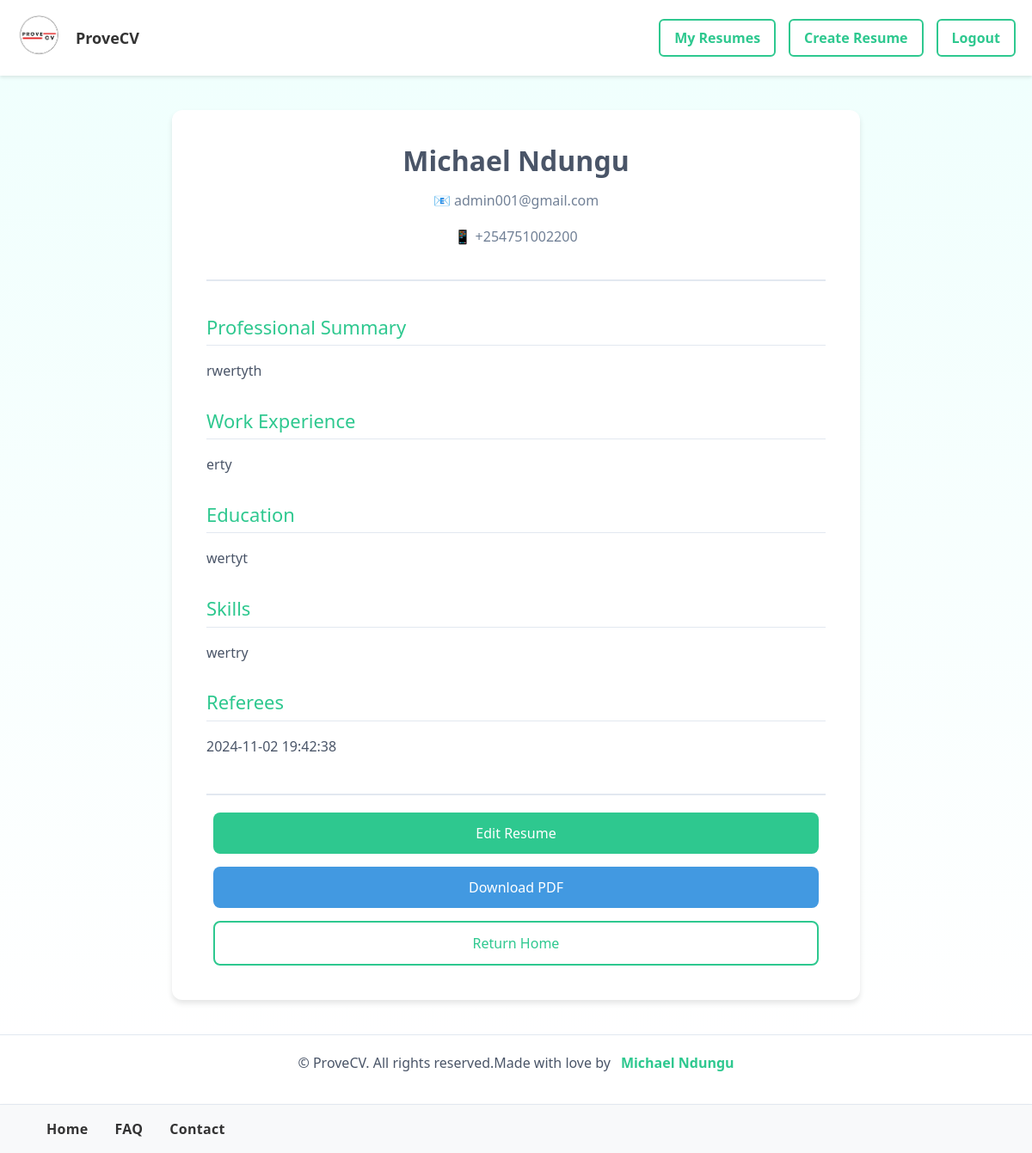
The page /view/2 (signed in) on the database its author committed.
### tables this page shows
CREATE TABLE resumes (
            id INTEGER PRIMARY KEY AUTOINCREMENT,
            name TEXT NOT NULL,
            email TEXT NOT NULL,
            phone TEXT,
            summary TEXT,
            experience TEXT,
            education TEXT,
            skills TEXT,
            created_at TIMESTAMP DEFAULT CURRENT_TIMESTAMP,
            user_id INTEGER, referees TEXT,
            FOREIGN KEY (user_id) REFERENCES users (id)
        );

### prove/app.py (the view)
@app.route('/view/<int:id>')
@login_required
def view_resume(id):
    conn = sqlite3.connect('resumes.db')
    c = conn.cursor()
    c.execute('SELECT * FROM resumes WHERE id = ?', (id,))
    resume = c.fetchone()
    conn.close()
    if resume:
        return render_template('view.html', resume=resume)
    return 'Resume not found', 404

### prove/app.py (called while the page is built)
@login_manager.user_loader
def load_user(user_id):
    conn = sqlite3.connect('resumes.db')
    c = conn.cursor()
    c.execute('SELECT * FROM users WHERE id = ?', (user_id,))
    user = c.fetchone()
    conn.close()
    if user:
        return User(id=user[0], username=user[1], email=user[2], password_hash=user[3])
    return None

### prove/templates/view.html (shortened to what this page needs)
{% extends "base.html" %}
{% block content %}
<div class="view-container">
    <div class="resume-container">
        <div class="resume-header">
            <h1>{{ resume[1] }}</h1>
            <div class="contact-info">
                <p>📧 {{ resume[2] }}</p>
                <p>📱 {{ resume[3] }}</p>
            </div>
        </div>
        <div class="resume-section">
            <h2>Professional Summary</h2>
            <p>{{ resume[4] }}</p>
        </div>
        <div class="resume-section">
            <h2>Work Experience</h2>
            <p>{{ resume[5] }}</p>
        </div>
        <div class="resume-section">
            <h2>Education</h2>
            <p>{{ resume[6] }}</p>
        </div>
        <div class="resume-section">
            <h2>Skills</h2>
            <p>{{ resume[7] }}</p>
        </div>
        <div class="resume-section">
            <h2>Referees</h2>
            <p>{{ resume[8] }}</p>
        </div>
        <div class="action-buttons">
            <a href="{{ url_for('edit_resume', id=resume[0]) }}" class="btn btn-primary">Edit Resume</a>
            <a href="{{ url_for('download_resume', id=resume[0]) }}" class="btn btn-download">Download PDF</a>
            <a href="{{ url_for('index') }}" class="btn btn-secondary">Return Home</a>
        </div>
    </div>
</div>
{% endblock %}

### prove/static/style.css (style rules this page uses)
.btn { width: 100%; margin-top: 1rem; }
.btn { display: inline-block; padding: 0.8rem 1.5rem; margin: 0 0.5rem; border-radius: 5px; text-decoration: none; font-weight: bold; transition: all 0.3s ease; }
.btn-primary { background-color: #00ff91cc; color: white; }
.btn-secondary { background-color: #7ae25a; color: white; }
.action-buttons { margin-top: 2rem; display: flex; gap: 1rem; justify-content: center; flex-wrap: wrap; }
.action-buttons .btn { min-width: 120px; text-align: center; }
.btn-secondary { background-color: #6c757d; color: white; }
.btn { padding: 0.5rem 1rem; border-radius: 4px; text-decoration: none; font-weight: 500; transition: background-color 0.3s ease; }
.btn-primary { background-color: #2e942c; color: white; }

### prove/templates/view.html (style rules this page uses)
.view-container { min-height: 100vh; background: linear-gradient(to bottom, #f0fffd, #ffffff); padding: 40px 20px; }
.resume-container { background: white; max-width: 800px; margin: 0 auto; padding: 40px; border-radius: 12px; box-shadow: 0 4px 6px rgba(0, 0, 0, 0.1); }
.resume-header { text-align: center; margin-bottom: 40px; padding-bottom: 20px; border-bottom: 2px solid #e2e8f0; }
.resume-header h1 { font-size: 32px; color: #4a5568; margin-bottom: 15px; font-weight: 600; }
.contact-info { color: #718096; font-size: 16px; line-height: 1.6; }
.resume-section { margin-bottom: 30px; }
.resume-section h2 { color: #2EC88F; font-size: 22px; margin-bottom: 15px; padding-bottom: 8px; border-bottom: 1px solid #e2e8f0; }
.resume-section p { color: #4a5568; line-height: 1.8; font-size: 16px; white-space: pre-line; }
.action-buttons { display: flex; gap: 15px; justify-content: center; margin-top: 40px; padding-top: 20px; border-top: 2px solid #e2e8f0; }
.btn { padding: 12px 24px; border-radius: 8px; font-size: 16px; font-weight: 500; cursor: pointer; transition: all 0.2s; text-decoration: none; text-align: center; }
.btn-primary { background-color: #2EC88F; color: white; border: none; }
.btn-secondary { background-color: white; color: #2EC88F; border: 2px solid #2EC88F; }
.btn-download { background-color: #4299e1; color: white; border: none; }

### rows shown on the page
resumes: name "Michael Ndungu", email "admin001@gmail.com", phone "+254751002200", summary "rwertyth", experience "erty", education "wertyt", skills "wertry", created_at "2024-11-02 19:42:38"
